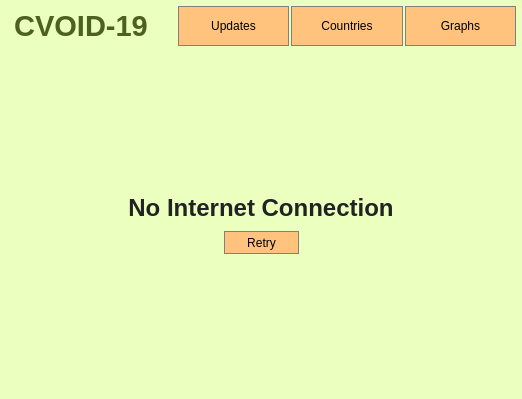
<?xml version="1.0" encoding="UTF-8"?>
<ui version="4.0">
 <class>Retry</class>
 <widget class="QMainWindow" name="Retry">
  <property name="geometry">
   <rect>
    <x>0</x>
    <y>0</y>
    <width>522</width>
    <height>399</height>
   </rect>
  </property>
  <property name="minimumSize">
   <size>
    <width>522</width>
    <height>399</height>
   </size>
  </property>
  <property name="maximumSize">
   <size>
    <width>522</width>
    <height>399</height>
   </size>
  </property>
  <property name="windowTitle">
   <string>MainWindow</string>
  </property>
  <property name="styleSheet">
   <string notr="true">background-color: rgb(235, 255, 190)</string>
  </property>
  <widget class="QWidget" name="centralwidget">
   <layout class="QVBoxLayout" name="verticalLayout_3">
    <property name="spacing">
     <number>9</number>
    </property>
    <property name="leftMargin">
     <number>6</number>
    </property>
    <property name="topMargin">
     <number>6</number>
    </property>
    <property name="rightMargin">
     <number>6</number>
    </property>
    <property name="bottomMargin">
     <number>6</number>
    </property>
    <item>
     <layout class="QHBoxLayout" name="horizontalLayout">
      <property name="spacing">
       <number>2</number>
      </property>
      <item>
       <widget class="QLabel" name="label">
        <property name="minimumSize">
         <size>
          <width>150</width>
          <height>40</height>
         </size>
        </property>
        <property name="maximumSize">
         <size>
          <width>16777215</width>
          <height>16777215</height>
         </size>
        </property>
        <property name="text">
         <string>&lt;html&gt;&lt;head/&gt;&lt;body&gt;&lt;p align=&quot;center&quot;&gt;&lt;span style=&quot; font-size:22pt; font-weight:600; color:#4c611f;&quot;&gt;CVOID-19&lt;/span&gt;&lt;/p&gt;&lt;/body&gt;&lt;/html&gt;</string>
        </property>
       </widget>
      </item>
      <item>
       <spacer name="horizontalSpacer">
        <property name="orientation">
         <enum>Qt::Horizontal</enum>
        </property>
        <property name="sizeType">
         <enum>QSizePolicy::Fixed</enum>
        </property>
        <property name="sizeHint" stdset="0">
         <size>
          <width>20</width>
          <height>20</height>
         </size>
        </property>
       </spacer>
      </item>
      <item>
       <widget class="QPushButton" name="pushButton_3">
        <property name="minimumSize">
         <size>
          <width>110</width>
          <height>40</height>
         </size>
        </property>
        <property name="styleSheet">
         <string notr="true">QPushButton {
  background-color:rgb(255, 195, 125);
  color: black;
  border: 1px solid gray;
}

QPushButton:pressed {
    background-color: qlineargradient(x1: 0, y1: 0, x2: 0, y2: 1,
                                      stop: 0 rgb(188, 143, 92), stop: 1 #ffc37d );
}
QPushButton:hover:!pressed {
    background-color: qlineargradient(x1: 0, y1: 0, x2: 0, y2: 1,
                                      stop: 0 rgb(227, 173, 111), stop: 1 #ffc37d);
}</string>
        </property>
        <property name="text">
         <string>Updates</string>
        </property>
       </widget>
      </item>
      <item>
       <widget class="QPushButton" name="pushButton">
        <property name="minimumSize">
         <size>
          <width>110</width>
          <height>40</height>
         </size>
        </property>
        <property name="styleSheet">
         <string notr="true">QPushButton {
  background-color:rgb(255, 195, 125);
  color: black;
  border: 1px solid gray;
}

QPushButton:pressed {
    background-color: qlineargradient(x1: 0, y1: 0, x2: 0, y2: 1,
                                      stop: 0 rgb(188, 143, 92), stop: 1 #ffc37d );
}
QPushButton:hover:!pressed {
    background-color: qlineargradient(x1: 0, y1: 0, x2: 0, y2: 1,
                                      stop: 0 rgb(227, 173, 111), stop: 1 #ffc37d);
}</string>
        </property>
        <property name="text">
         <string>Countries</string>
        </property>
       </widget>
      </item>
      <item>
       <widget class="QPushButton" name="pushButton_2">
        <property name="minimumSize">
         <size>
          <width>110</width>
          <height>40</height>
         </size>
        </property>
        <property name="styleSheet">
         <string notr="true">QPushButton {
  background-color:rgb(255, 195, 125);
  color: black;
  border: 1px solid gray;
}

QPushButton:pressed {
    background-color: qlineargradient(x1: 0, y1: 0, x2: 0, y2: 1,
                                      stop: 0 rgb(188, 143, 92), stop: 1 #ffc37d );
}
QPushButton:hover:!pressed {
    background-color: qlineargradient(x1: 0, y1: 0, x2: 0, y2: 1,
                                      stop: 0 rgb(227, 173, 111), stop: 1 #ffc37d);
}</string>
        </property>
        <property name="text">
         <string>Graphs</string>
        </property>
       </widget>
      </item>
     </layout>
    </item>
    <item>
     <layout class="QHBoxLayout" name="horizontalLayout_3">
      <item>
       <spacer name="horizontalSpacer_4">
        <property name="orientation">
         <enum>Qt::Horizontal</enum>
        </property>
        <property name="sizeHint" stdset="0">
         <size>
          <width>40</width>
          <height>20</height>
         </size>
        </property>
       </spacer>
      </item>
      <item>
       <layout class="QVBoxLayout" name="verticalLayout_2">
        <item>
         <spacer name="verticalSpacer">
          <property name="orientation">
           <enum>Qt::Vertical</enum>
          </property>
          <property name="sizeHint" stdset="0">
           <size>
            <width>20</width>
            <height>40</height>
           </size>
          </property>
         </spacer>
        </item>
        <item>
         <layout class="QVBoxLayout" name="verticalLayout">
          <item>
           <widget class="QLabel" name="label_2">
            <property name="styleSheet">
             <string notr="true">color: #222;
font-size: 24px;
font-weight: bold;</string>
            </property>
            <property name="text">
             <string>&lt;html&gt;&lt;head/&gt;&lt;body&gt;&lt;p align=&quot;center&quot;&gt;&lt;span style=&quot; font-size:18pt;&quot;&gt;No Internet Connection&lt;/span&gt;&lt;/p&gt;&lt;/body&gt;&lt;/html&gt;</string>
            </property>
           </widget>
          </item>
          <item>
           <layout class="QHBoxLayout" name="horizontalLayout_2">
            <item>
             <spacer name="horizontalSpacer_3">
              <property name="orientation">
               <enum>Qt::Horizontal</enum>
              </property>
              <property name="sizeHint" stdset="0">
               <size>
                <width>40</width>
                <height>20</height>
               </size>
              </property>
             </spacer>
            </item>
            <item>
             <widget class="QPushButton" name="pushButton_4">
              <property name="minimumSize">
               <size>
                <width>75</width>
                <height>23</height>
               </size>
              </property>
              <property name="maximumSize">
               <size>
                <width>75</width>
                <height>23</height>
               </size>
              </property>
              <property name="styleSheet">
               <string notr="true">QPushButton {
  background-color:rgb(255, 195, 125);
  color: black;
  border: 1px solid gray;
}

QPushButton:pressed {
    background-color: qlineargradient(x1: 0, y1: 0, x2: 0, y2: 1,
                                      stop: 0 rgb(188, 143, 92), stop: 1 #ffc37d );
}
QPushButton:hover:!pressed {
    background-color: qlineargradient(x1: 0, y1: 0, x2: 0, y2: 1,
                                      stop: 0 rgb(227, 173, 111), stop: 1 #ffc37d);
}</string>
              </property>
              <property name="text">
               <string>Retry</string>
              </property>
             </widget>
            </item>
            <item>
             <spacer name="horizontalSpacer_2">
              <property name="orientation">
               <enum>Qt::Horizontal</enum>
              </property>
              <property name="sizeHint" stdset="0">
               <size>
                <width>40</width>
                <height>20</height>
               </size>
              </property>
             </spacer>
            </item>
           </layout>
          </item>
         </layout>
        </item>
        <item>
         <spacer name="verticalSpacer_2">
          <property name="orientation">
           <enum>Qt::Vertical</enum>
          </property>
          <property name="sizeHint" stdset="0">
           <size>
            <width>20</width>
            <height>40</height>
           </size>
          </property>
         </spacer>
        </item>
       </layout>
      </item>
      <item>
       <spacer name="horizontalSpacer_5">
        <property name="orientation">
         <enum>Qt::Horizontal</enum>
        </property>
        <property name="sizeHint" stdset="0">
         <size>
          <width>40</width>
          <height>20</height>
         </size>
        </property>
       </spacer>
      </item>
     </layout>
    </item>
   </layout>
  </widget>
 </widget>
 <resources/>
 <connections/>
</ui>
